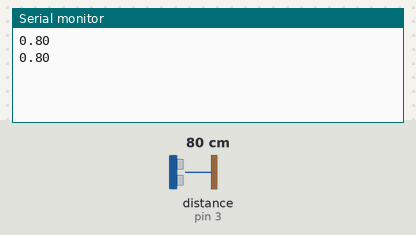
The sketch below on a simulated Arduino Uno, built with avr-gcc and run on an emulated ATmega328P. On the bench: the last lines printed to the serial monitor. The test bench sets the inputs (shaded band); at power-on: distance to the obstacle (sensor on pin 3) 80 cm. The echo pulse lasts 58.3 µs per cm.

Above: at 1.8 s.
1.9 s: distance to the obstacle (sensor on pin 3) set to 2 cm
At 2.4 s:
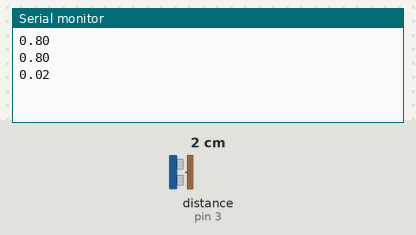
3.4 s: distance to the obstacle (sensor on pin 3) set to 4 cm
At 4.8 s:
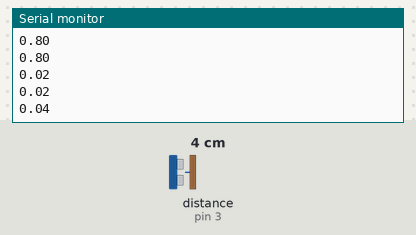
Timing chart, 0 to 6.4 s (numbered marks = the images above; inputs shaded):
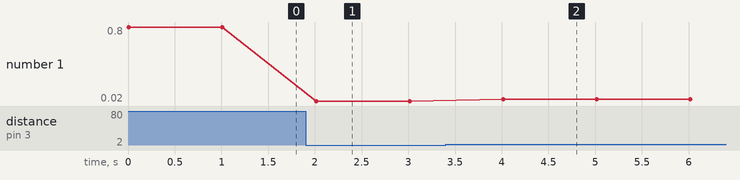

Measured:
- after the input at 1.9 s, the serial monitor: prints a new line after 0.11 s (image 1)
- after the input at 3.4 s, the serial monitor: prints a new line after 0.61 s (image 2)
- plotted number 1: 0.8 → 0.02 after the input at 1.9 s, 0.02 → 0.04 after the input at 3.4 s

The sketch:

calculandodistancia.ino
```cpp
#include <HCSR04.h>

HCSR04 sensorDistance(2 , 3); //trig e echo

void setup() {
  Serial.begin(9600);

}

void loop() {
  // put your main code here, to run repeatedly:
  Serial.println(sensorDistance.dist()/100);
  delay(1000);
}
```
